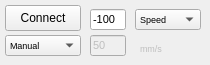
      <widget class="QWidget" name="tConveyor">
       <attribute name="title">
        <string>Conveyor X</string>
       </attribute>
       <widget class="QComboBox" name="cbConveyorMode">
        <property name="geometry">
         <rect>
          <x>5</x>
          <y>35</y>
          <width>76</width>
          <height>21</height>
         </rect>
        </property>
        <property name="font">
         <font>
          <pointsize>7</pointsize>
         </font>
        </property>
        <item>
         <property name="text">
          <string>Manual</string>
         </property>
        </item>
        <item>
         <property name="text">
          <string>UART</string>
         </property>
        </item>
       </widget>
       <widget class="QComboBox" name="cbConveyorValueType">
        <property name="geometry">
         <rect>
          <x>135</x>
          <y>9</y>
          <width>66</width>
          <height>21</height>
         </rect>
        </property>
        <property name="font">
         <font>
          <pointsize>7</pointsize>
         </font>
        </property>
        <item>
         <property name="text">
          <string>Speed</string>
         </property>
        </item>
        <item>
         <property name="text">
          <string>Position</string>
         </property>
        </item>
       </widget>
       <widget class="QLineEdit" name="leConveyorvMovingValue">
        <property name="geometry">
         <rect>
          <x>90</x>
          <y>9</y>
          <width>36</width>
          <height>21</height>
         </rect>
        </property>
        <property name="font">
         <font>
          <pointsize>8</pointsize>
         </font>
        </property>
        <property name="text">
         <string>-100</string>
        </property>
       </widget>
       <widget class="QPushButton" name="pbConveyorConnect">
        <property name="geometry">
         <rect>
          <x>5</x>
          <y>5</y>
          <width>76</width>
          <height>26</height>
         </rect>
        </property>
        <property name="text">
         <string>Connect</string>
        </property>
        <property name="checkable">
         <bool>true</bool>
        </property>
       </widget>
       <widget class="QLineEdit" name="leSpeedOfPositionMode">
        <property name="enabled">
         <bool>false</bool>
        </property>
        <property name="geometry">
         <rect>
          <x>90</x>
          <y>35</y>
          <width>36</width>
          <height>21</height>
         </rect>
        </property>
        <property name="font">
         <font>
          <pointsize>8</pointsize>
         </font>
        </property>
        <property name="text">
         <string>50</string>
        </property>
        <property name="clearButtonEnabled">
         <bool>false</bool>
        </property>
       </widget>
       <widget class="QLabel" name="lbSpeedOfPositionMode">
        <property name="enabled">
         <bool>false</bool>
        </property>
        <property name="geometry">
         <rect>
          <x>140</x>
          <y>40</y>
          <width>51</width>
          <height>16</height>
         </rect>
        </property>
        <property name="font">
         <font>
          <pointsize>7</pointsize>
         </font>
        </property>
        <property name="text">
         <string>mm/s</string>
        </property>
       </widget>
      </widget>
